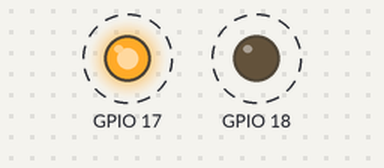
The program below on a simulated Raspberry Pi (BCM pin numbers). On the bench: output pins drawn as LEDs (lit = HIGH). Dashed ring = blinking. At 18.0 s the program stops and its outputs stay as they are.

Above: at 0.5 s.
Timing chart, 0 to 4.6 s (numbered marks = the images above):
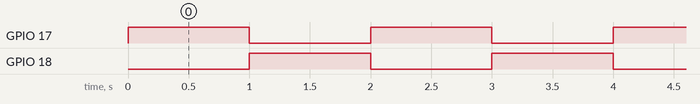

Measured:
- by itself, GPIO 17: alternates HIGH for 1.0 s and LOW for 1.0 s, 18 changes in all, then stays LOW
- by itself, GPIO 18: alternates HIGH for 1.0 s and LOW for 1.0 s

The program:

Ledcontrol.py
```python
import RPi.GPIO as GPIO
import time
GPIO.setwarnings(False)
GPIO.setmode(GPIO.BCM)
GPIO.setup(17,GPIO.OUT)
GPIO.setup(18,GPIO.OUT)
try:
    for i in range (1,10):
        GPIO.output(17,GPIO.HIGH)
        GPIO.output(18,GPIO.LOW)
        time.sleep(1)
        GPIO.output(17,GPIO.LOW)
        GPIO.output(18,GPIO.HIGH)
        time.sleep(1)
except:
    print("ERROR")
GPIO.cleanup()
```
